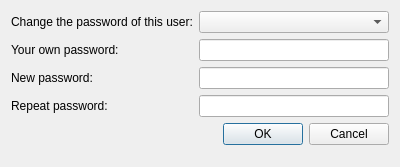
<?xml version="1.0" encoding="UTF-8"?>
<ui version="4.0">
 <class>Dialog</class>
 <widget class="QDialog" name="Dialog">
  <property name="windowModality">
   <enum>Qt::WindowModal</enum>
  </property>
  <property name="geometry">
   <rect>
    <x>0</x>
    <y>0</y>
    <width>400</width>
    <height>167</height>
   </rect>
  </property>
  <property name="windowTitle">
   <string>Password change</string>
  </property>
  <property name="windowIcon">
   <iconset resource="../../../resource/icons/icons.qrc">
    <normaloff>:/icons/changepassword.svg</normaloff>:/icons/changepassword.svg</iconset>
  </property>
  <property name="modal">
   <bool>true</bool>
  </property>
  <layout class="QFormLayout" name="formLayout">
   <item row="4" column="0" colspan="2">
    <widget class="QDialogButtonBox" name="buttonBox">
     <property name="orientation">
      <enum>Qt::Horizontal</enum>
     </property>
     <property name="standardButtons">
      <set>QDialogButtonBox::Cancel|QDialogButtonBox::Ok</set>
     </property>
    </widget>
   </item>
   <item row="0" column="0">
    <widget class="QLabel" name="label">
     <property name="text">
      <string>Change the password of this user:</string>
     </property>
    </widget>
   </item>
   <item row="2" column="0">
    <widget class="QLabel" name="label_2">
     <property name="text">
      <string>New password:</string>
     </property>
    </widget>
   </item>
   <item row="3" column="0">
    <widget class="QLabel" name="label_3">
     <property name="text">
      <string>Repeat password:</string>
     </property>
    </widget>
   </item>
   <item row="1" column="0">
    <widget class="QLabel" name="label_4">
     <property name="text">
      <string>Your own password:</string>
     </property>
    </widget>
   </item>
   <item row="1" column="1">
    <widget class="QLineEdit" name="ownPasswordLineEdit">
     <property name="echoMode">
      <enum>QLineEdit::Password</enum>
     </property>
    </widget>
   </item>
   <item row="2" column="1">
    <widget class="QLineEdit" name="newPasswordLineEdit">
     <property name="echoMode">
      <enum>QLineEdit::Password</enum>
     </property>
    </widget>
   </item>
   <item row="3" column="1">
    <widget class="QLineEdit" name="repeatedPasswordLineEdit">
     <property name="echoMode">
      <enum>QLineEdit::Password</enum>
     </property>
    </widget>
   </item>
   <item row="0" column="1">
    <widget class="QComboBox" name="userNameComboBox"/>
   </item>
  </layout>
 </widget>
 <resources>
  <include location="../../../resource/icons/icons.qrc"/>
 </resources>
 <connections>
  <connection>
   <sender>buttonBox</sender>
   <signal>accepted()</signal>
   <receiver>Dialog</receiver>
   <slot>accept()</slot>
   <hints>
    <hint type="sourcelabel">
     <x>248</x>
     <y>254</y>
    </hint>
    <hint type="destinationlabel">
     <x>157</x>
     <y>274</y>
    </hint>
   </hints>
  </connection>
  <connection>
   <sender>buttonBox</sender>
   <signal>rejected()</signal>
   <receiver>Dialog</receiver>
   <slot>reject()</slot>
   <hints>
    <hint type="sourcelabel">
     <x>316</x>
     <y>260</y>
    </hint>
    <hint type="destinationlabel">
     <x>286</x>
     <y>274</y>
    </hint>
   </hints>
  </connection>
 </connections>
</ui>
